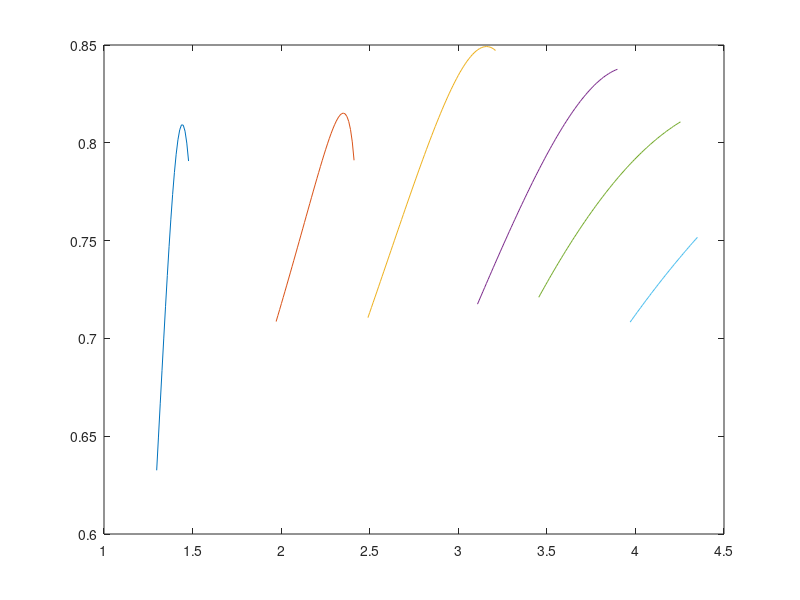

This chart was generated by the following MATLAB code:
compMapReg.regModel = 'Rational'
compMapReg.noCurve = 6;
compMapReg.coeff = [-0.09582	-1.549	-1.433	-1.036	1.763	5.961; ...
                    0.1847	3.834	5.519	6.898	2.467	-1.258; ...
                    -3.002	-6.602	-8.006	-9.174	-7.175	-5.193; ...
                    2.307	10.23	16.48	23.98	24.72	36.49];
compMapReg.RPMRep = [6410.5	10196.4	11941.6	13356.1	14207.8	15070.5];
compMApReg.PRMin = [1.29738,1.97159,2.48989,3.10844,3.45424,3.97011];
compMApReg.PRMax = [1.48597,2.41392,3.2179,3.90773,4.26018,4.35439];
figure
for i = 1:6
    x = compMApReg.PRMin(i):0.01:compMApReg.PRMax(i);
    y = (compMapReg.coeff(1,i)*x + compMapReg.coeff(2,i))./ ...
        (x.^2 + compMapReg.coeff(3,i)*x + compMapReg.coeff(4,i));
    plot(x,y);
    hold on
end;


                
                
